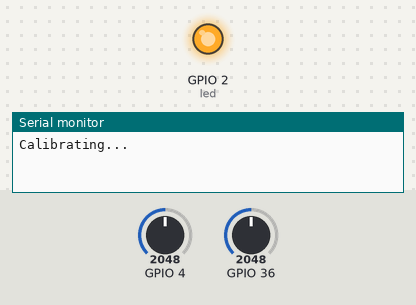
Bench run of a sketch on a simulated ESP32. Shown: output pins drawn as LEDs (lit = HIGH), the last lines printed to the serial monitor. The inputs (shaded band) are chosen by the test bench; at power-on: GPIO 4 = 2048, GPIO 36 = 2048. WiFi joins after 1.5 s; servers stay silent unless stated; no MQTT or app messages arrive unless stated.

Above: at 0.1 s.
At 25.1 s:
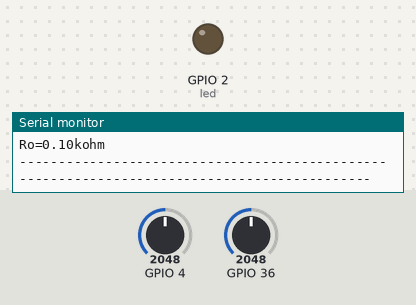
Timing chart, 0 to 26.6 s (numbered marks = the images above):
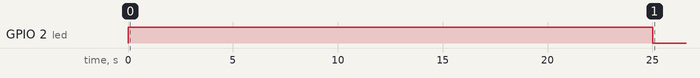

The sketch:

Sensors_asksensors.ino
```cpp
#include <WiFi.h>
#include <PubSubClient.h>
#include "MQSensor.h"
#include "MGSensor.h"
#define CH4 (0)
#define CO (1)
#define LPG (2)

const char* ssid = "HOME-49EF";
const char* pass = "6AC42223F624C156";
const char* user = "DMC";
const char* PubTopic = "publish/DMC/Ir0fZ7ikuMTCRl8obInOigZPGqZh4758";
const unsigned int WriteInterval = 6000;
//AskSensors MQTT config
const char* mqtt_server = "mqtt.asksensors.com";
unsigned int mqtt_port = 1883;
WiFiClient askClient;
PubSubClient client(askClient);

mqsensor mq_co(36,CH4);
mqsensor mq_ch4(36,CO);
mqsensor mq_lpg(36,LPG);
mgsensor CO2(4);
float Ro;
float co;
float ch4;
float lpg;
float co2;

void setup() {

   Serial.begin(115200);

  Serial.print("Calibrating...\n");
  Ro = mq_ch4.MQCalibration();
  Serial.print("Calibracion completa...\n");
  Serial.print("Ro=");
  Serial.print(Ro);
  Serial.println("kohm");
  Serial.println("--------------------------------------------------------------------------------------------");
  Serial.print("\n\n");

  WiFi.begin(ssid, pass);
  while (WiFi.status() != WL_CONNECTED) {
  delay(500);
  Serial.print(".");
  Serial.println(WiFi.localIP());
  client.setServer(mqtt_server, mqtt_port);
  client.setCallback(callback);
  }
}


void loop() {

  if (!client.connected())
  reconnect();
  client.loop();

  ch4 = mq_ch4.MQGetGasPercentage(Ro);
  co = mq_co.MQGetGasPercentage(Ro);
  lpg = mq_lpg.MQGetGasPercentage(Ro);
  co2 = CO2.MGGetPercentage();
  char mqtt_payload[50] = "";
  snprintf (mqtt_payload, 50, "m1=%f&m2=%f&m3=%f&m4=%f",ch4,co,lpg,co2);
  client.publish(PubTopic, mqtt_payload);


  Serial.println("----------------------------------------------------------------------------------------------");
  Serial.print("CH4: ");
  Serial.print(ch4);
  Serial.print(" ppm ");
  Serial.print("\n\n");
  Serial.print("CO: ");
  Serial.print(co);
  Serial.print(" ppm ");
  Serial.print("\n\n");
  Serial.print("LPG: ");
  Serial.print(lpg);
  Serial.print(" ppm ");
  Serial.print("\n\n");
  Serial.print("CO2: ");
  Serial.print(co2);
  Serial.print(" ppm ");
  Serial.print("\n\n");
  delay (WriteInterval);
}

void callback(char* topic, byte* payload, unsigned int length) {
  Serial.print("Message arrived [");
  Serial.print(topic);
  Serial.print("] ");
  for (int i = 0; i < length; i++) {
    Serial.print((char)payload[i]);
  }
  Serial.println();
}

void reconnect() {
  // Loop until we're reconnected
  while (!client.connected()) {
    Serial.print("********** Attempting MQTT connection...");
    // Attempt to connect
    if (client.connect("ESP32Client", user, "")) {
      Serial.println("-> MQTT client connected");
    } else {
      Serial.print("failed, rc=");
      Serial.print(client.state());
      Serial.println("-> try again in 5 seconds");
      // Wait 5 seconds before retrying
      delay(5000);
    }
  }
}
```

MGSensor.cpp
```cpp
/*******************Demo for MG-811 Gas Sensor Module V1.1*****************************

Author:  Tiequan Shao: tiequan.shao@sandboxelectronics.com
         Peng Wei:     peng.wei@sandboxelectronics.com

Lisence: Attribution-NonCommercial-ShareAlike 3.0 Unported (CC BY-NC-SA 3.0)
************************************************************************************/
#include "MGSensor.h"

mgsensor::mgsensor(int pin)
  {
    mg_pin = pin;
    ganancia = 5.7;
    numero_muestras = 50;
    tiempo_muestreo = 5;
    voltaje_airelimpio = 0.170;  // log(400)
    diferencia_voltaje = 0.20; // dos puntos de la grafica en el eje y
    CO2curve[0] = 2.602;
    CO2curve[1] = 0.170;
    CO2curve[2] = (0.20/(2.602-3));
  }

void mgsensor::MGRead(int mg_pin)
{
    int i;
     voltaje = 0.0;

    for (i=0;i<numero_muestras;i++) {
        voltaje += analogRead(mg_pin);
        delay(tiempo_muestreo);
    }
    voltaje = (voltaje/numero_muestras) *3.3/4096.0 ;

}

int  mgsensor::MGGetPercentage()
{
  MGRead(mg_pin);


   if ((voltaje/ganancia )>=voltaje_airelimpio) {
      return -1;
   } else {
      return pow(10, ((voltaje/ganancia)-CO2curve[1])/CO2curve[2]+CO2curve[0]);
   }
}
```

MGSensor.h
```cpp
/*******************Demo for MG-811 Gas Sensor Module V1.1*****************************

Author:  Tiequan Shao: tiequan.shao@sandboxelectronics.com
         Peng Wei:     peng.wei@sandboxelectronics.com

Lisence: Attribution-NonCommercial-ShareAlike 3.0 Unported (CC BY-NC-SA 3.0)
************************************************************************************/

#ifndef MGSensor_h
#define MGSensor_h
#include "arduino.h"

class mgsensor
{
  private:

    float voltaje;
    int mg_pin;
    float ganancia;
    int numero_muestras;
    int tiempo_muestreo;
    float voltaje_airelimpio;
    float diferencia_voltaje;
    float CO2curve[3];

  public:

    mgsensor(int pin);
    void MGRead(int mg_pin);
    int  MGGetPercentage();

};
#endif
```

MQSensor.cpp
```cpp
#include "MQSensor.h"

mqsensor::mqsensor(int pin, int gas)
  {
       mq_pin = pin;
       led = 2;
       rl = 1;
       r0_limpio = 9.83;
       muestras_calibracion = 50;
       espera_calibracion = 500;
       muestras_lectura = 5;
       espera_lectura = 50;
       bandera_gas = gas;

  }

float mqsensor::MQResistanceCalculation(int raw_adc)
 {
    float y = 0;
    y = (rl*(4096-raw_adc)/raw_adc);
    return ( ((float) y * (3/2)));
 }

float mqsensor::MQCalibration()
 {
   pinMode(led,OUTPUT);
   digitalWrite(led,HIGH);
   int i;
   float val=0;
   float r0 = 0;

   for (i=0;i<muestras_calibracion;i++) {
   r0 += MQResistanceCalculation(analogRead(mq_pin));
   delay(espera_calibracion);
  }
  r0 = r0/muestras_calibracion;
  r0 = r0/r0_limpio;
  digitalWrite(led,LOW);
  return r0;
 }

void mqsensor::MQRead()
 {
    int i;
    rs=0;

    for (i=0;i<muestras_lectura;i++) {
    rs += MQResistanceCalculation(analogRead(mq_pin));
    delay(espera_lectura);
  }

    rs = rs/muestras_lectura;
 }

int mqsensor::MQGetGasPercentage(float r0)
 {
    MQRead();
    if ( bandera_gas == 0 ) {
     return MQGetPercentage((rs/r0),LPGCurve);
  } else if ( bandera_gas == 1 ) {
     return MQGetPercentage((rs/r0),COCurve);
  } else if ( bandera_gas == 2 ) {
     return MQGetPercentage((rs/r0),CH4Curve);
  }

 }

int mqsensor::MQGetPercentage(float rs_ro_ratio, float *pcurve)
 {
   return {pow(10,( ((log(rs_ro_ratio)-pcurve[1])/pcurve[2]) + pcurve[0]))};
 }
```

MQSensor.h
```cpp
#ifndef MQSensor_h
#define MQSensor_h
#include "arduino.h"

class mqsensor
{
  private:

    int mq_pin;
    int led;
    int bandera_gas;
    float rl;
    float r0_limpio;
    int muestras_calibracion;
    int espera_calibracion;
    int muestras_lectura;
    int espera_lectura;
    float LPGCurve[3] = {2.3,0.32,-0.49};
    float COCurve[3] = {2.3,0.25,-0.58};
    float CH4Curve[3] = {2.3,0.49,-0.38};
    float rs;

  public:

     mqsensor(int pin, int gas);
    float MQResistanceCalculation(int raw_adc);
    float MQCalibration();
    void MQRead();
    int MQGetGasPercentage(float r0);
    int  MQGetPercentage(float rs_ro_ratio, float *pcurve);

};
#endif
```
